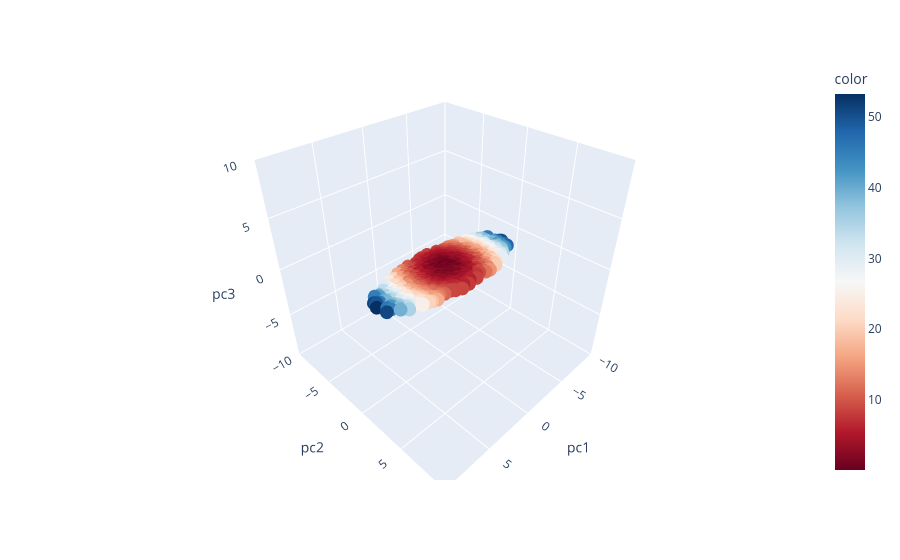

Source (notebook cell):
### Markdown cell above
We use `colorize_surfboard_data` to add a `color` column to the dataframe. The following plot should show data which looks exactly like the 3D figure given under "Visualizing the Principal Component Matrix", except flattened into the plane given by z = 0.

### Code cell
fig = px.scatter_3d(
    colorize_surfboard_data(surfboard_1st_2_pcs),
    x="pc1",
    y="pc2",
    z="pc3",
    range_x=[-10, 10],
    range_y=[-10, 10],
    range_z=[-10, 10],
    color="color",
    color_continuous_scale="RdBu",
)
fig.show();

### Figure 1 — Plotly figure (JSON) as saved in the notebook; plotly's stock layout.template omitted (floating-point values rounded to 4 significant figures; data arrays with more than 128 entries replaced by an {"elided": "..."} marker saying what was removed)
{"data": [{"hovertemplate": "pc1=%{x}<br>pc2=%{y}<br>pc3=%{z}<br>color=%{marker.color}<extra></extra>", "legendgroup": "", "marker": {"color": {"elided": "1000 float values"}, "coloraxis": "coloraxis", "symbol": "circle"}, "mode": "markers", "name": "", "scene": "scene", "showlegend": false, "type": "scatter3d", "x": {"elided": "1000 float values"}, "y": {"elided": "1000 float values"}, "z": {"elided": "1000 float values"}}], "layout": {"coloraxis": {"colorbar": {"title": {"text": "color"}}, "colorscale": [[0.0, "rgb(103,0,31)"], [0.1, "rgb(178,24,43)"], [0.2, "rgb(214,96,77)"], [0.3, "rgb(244,165,130)"], [0.4, "rgb(253,219,199)"], [0.5, "rgb(247,247,247)"], [0.6, "rgb(209,229,240)"], [0.7, "rgb(146,197,222)"], [0.8, "rgb(67,147,195)"], [0.9, "rgb(33,102,172)"], [1.0, "rgb(5,48,97)"]]}, "legend": {"tracegroupgap": 0}, "margin": {"t": 60}, "scene": {"domain": {"x": [0.0, 1.0], "y": [0.0, 1.0]}, "xaxis": {"range": [-10, 10], "title": {"text": "pc1"}}, "yaxis": {"range": [-10, 10], "title": {"text": "pc2"}}, "zaxis": {"range": [-10, 10], "title": {"text": "pc3"}}}}}
